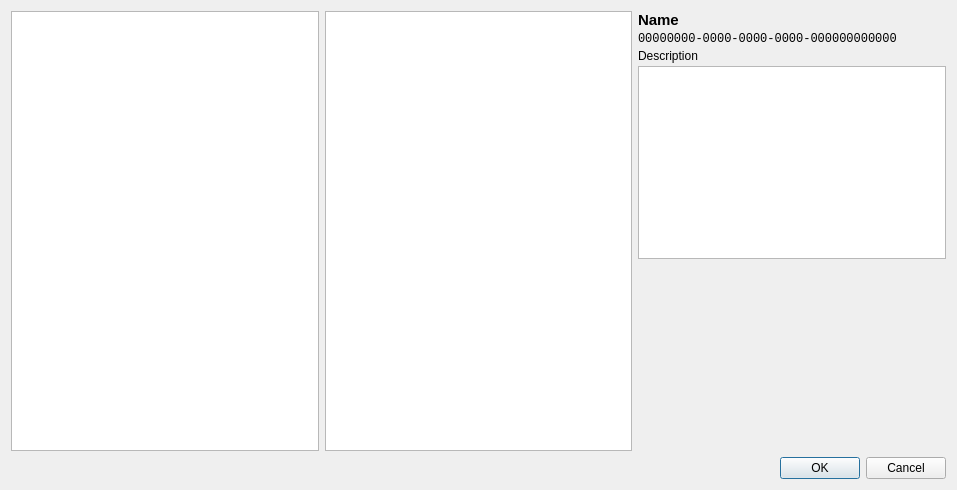
<?xml version="1.0" encoding="UTF-8"?>
<ui version="4.0">
 <class>librepcb::library::editor::ComponentChooserDialog</class>
 <widget class="QDialog" name="librepcb::library::editor::ComponentChooserDialog">
  <property name="windowModality">
   <enum>Qt::ApplicationModal</enum>
  </property>
  <property name="geometry">
   <rect>
    <x>0</x>
    <y>0</y>
    <width>957</width>
    <height>490</height>
   </rect>
  </property>
  <property name="windowTitle">
   <string>Choose Component</string>
  </property>
  <property name="modal">
   <bool>true</bool>
  </property>
  <layout class="QVBoxLayout" name="verticalLayout">
   <item>
    <layout class="QHBoxLayout" name="horizontalLayout" stretch="1,1,1">
     <item>
      <widget class="QTreeView" name="treeCategories">
       <property name="editTriggers">
        <set>QAbstractItemView::NoEditTriggers</set>
       </property>
      </widget>
     </item>
     <item>
      <widget class="QListWidget" name="listComponents">
       <property name="minimumSize">
        <size>
         <width>0</width>
         <height>0</height>
        </size>
       </property>
       <property name="sortingEnabled">
        <bool>true</bool>
       </property>
      </widget>
     </item>
     <item>
      <layout class="QVBoxLayout" name="verticalLayout_2">
       <property name="spacing">
        <number>3</number>
       </property>
       <item>
        <widget class="QLabel" name="lblComponentName">
         <property name="font">
          <font>
           <pointsize>11</pointsize>
           <weight>75</weight>
           <bold>true</bold>
          </font>
         </property>
         <property name="text">
          <string>Name</string>
         </property>
        </widget>
       </item>
       <item>
        <widget class="QLabel" name="lblComponentUuid">
         <property name="font">
          <font>
           <family>Liberation Mono</family>
          </font>
         </property>
         <property name="text">
          <string notr="true">00000000-0000-0000-0000-000000000000</string>
         </property>
         <property name="textInteractionFlags">
          <set>Qt::LinksAccessibleByMouse|Qt::TextSelectableByMouse</set>
         </property>
        </widget>
       </item>
       <item>
        <widget class="QLabel" name="lblComponentDescription">
         <property name="text">
          <string>Description</string>
         </property>
         <property name="wordWrap">
          <bool>true</bool>
         </property>
         <property name="textInteractionFlags">
          <set>Qt::LinksAccessibleByMouse|Qt::TextSelectableByMouse</set>
         </property>
        </widget>
       </item>
       <item>
        <widget class="GraphicsView" name="graphicsView">
         <property name="verticalScrollBarPolicy">
          <enum>Qt::ScrollBarAlwaysOff</enum>
         </property>
         <property name="horizontalScrollBarPolicy">
          <enum>Qt::ScrollBarAlwaysOff</enum>
         </property>
        </widget>
       </item>
       <item>
        <spacer name="verticalSpacer">
         <property name="orientation">
          <enum>Qt::Vertical</enum>
         </property>
         <property name="sizeHint" stdset="0">
          <size>
           <width>20</width>
           <height>40</height>
          </size>
         </property>
        </spacer>
       </item>
      </layout>
     </item>
    </layout>
   </item>
   <item>
    <widget class="QDialogButtonBox" name="buttonBox_2">
     <property name="orientation">
      <enum>Qt::Horizontal</enum>
     </property>
     <property name="standardButtons">
      <set>QDialogButtonBox::Cancel|QDialogButtonBox::Ok</set>
     </property>
    </widget>
   </item>
  </layout>
 </widget>
 <customwidgets>
  <customwidget>
   <class>GraphicsView</class>
   <extends>QGraphicsView</extends>
   <header location="global">librepcb/common/graphics/graphicsview.h</header>
  </customwidget>
 </customwidgets>
 <resources/>
 <connections>
  <connection>
   <sender>buttonBox_2</sender>
   <signal>accepted()</signal>
   <receiver>librepcb::library::editor::ComponentChooserDialog</receiver>
   <slot>accept()</slot>
   <hints>
    <hint type="sourcelabel">
     <x>810</x>
     <y>422</y>
    </hint>
    <hint type="destinationlabel">
     <x>696</x>
     <y>443</y>
    </hint>
   </hints>
  </connection>
  <connection>
   <sender>buttonBox_2</sender>
   <signal>rejected()</signal>
   <receiver>librepcb::library::editor::ComponentChooserDialog</receiver>
   <slot>reject()</slot>
   <hints>
    <hint type="sourcelabel">
     <x>901</x>
     <y>425</y>
    </hint>
    <hint type="destinationlabel">
     <x>919</x>
     <y>443</y>
    </hint>
   </hints>
  </connection>
 </connections>
</ui>
